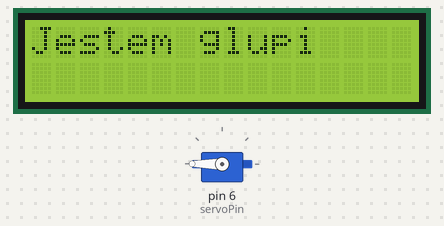
The sketch below on a simulated Arduino Uno, built with avr-gcc and run on an emulated ATmega328P. Parts: servo, 16×2 character LCD.

Above: at 0.1 s.
Timing chart, 0 to 130.0 s (numbered marks = the images above):
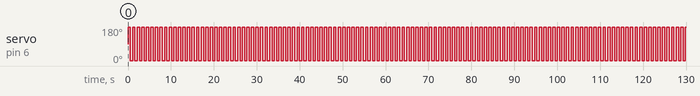

The sketch:

sketch_apr29a1.ino
```cpp
#include<LiquidCrystal.h>
#include<Servo.h>
LiquidCrystal lcd(12, 11, 5, 4, 3, 2);
int servoPin = 6; //pin sterujący
Servo servo;
int servoAngle = 0; //pozycja startowa serwa w stopniach
void setup() {
  Serial.begin(9600);
  servo.attach(servoPin);
}
void loop() {

  lcd.begin(16, 2);
  lcd.setCursor(0, 0);
  lcd.print("Jestem glupi");
  lcd.setCursor(5, 1);
  lcd.print("");


  servo.write(180);
  delay(500);
  servo.write(1);
  delay(500);
  servo.write(180);
}
```

Measured:
- by itself, servo on pin 6 (servoPin): alternates 180° for 0.56 s and 1° for 0.50 s
